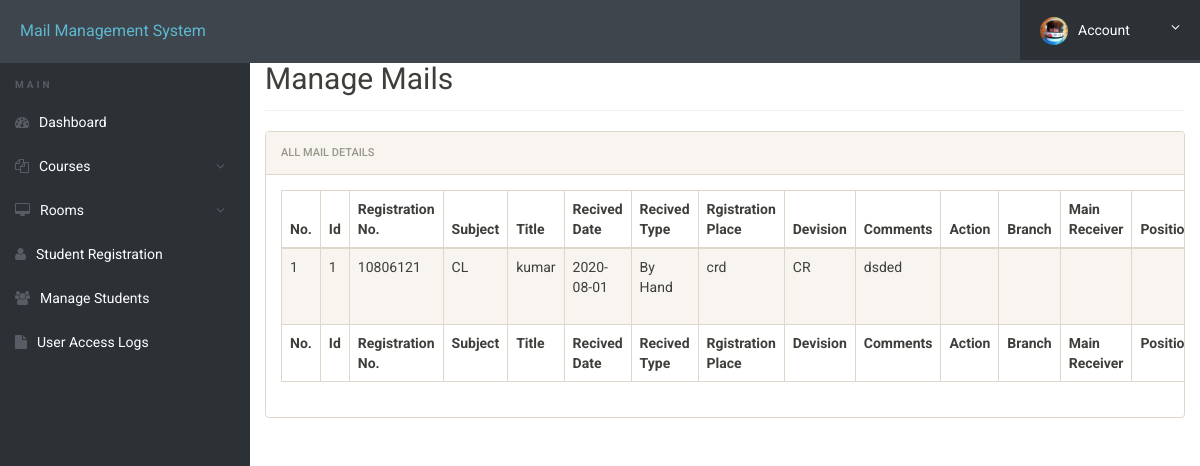
Page /admin/manage-rooms.php (signed in) on the earlier database version.
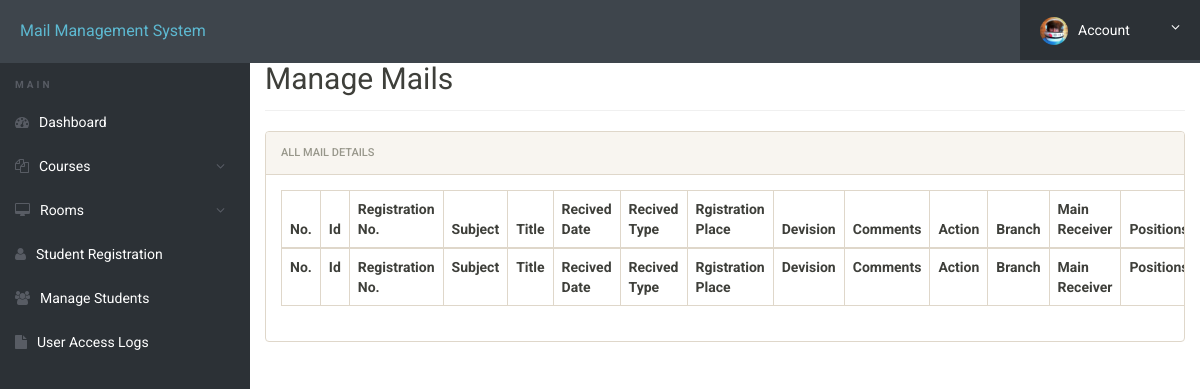
Same page on the later database version.
### tables this page shows
CREATE TABLE `registration` (
  `id` int(11) NOT NULL AUTO_INCREMENT,
  `recidate` date DEFAULT NULL,
  `devision` varchar(500) DEFAULT NULL,
  `regno` int(11) DEFAULT NULL,
  `subject` varchar(500) DEFAULT NULL,
  `title` varchar(500) DEFAULT NULL,
  `recitype` varchar(500) DEFAULT NULL,
  `regplace` varchar(250) DEFAULT NULL,
  `action` varchar(500) DEFAULT NULL,
  `comment` varchar(500) DEFAULT NULL,
  PRIMARY KEY (`id`)
);

### admin/manage-rooms.php (the view, shortened to what this page needs)
<?php
include('includes/config.php');
?>
<!doctype html>
<html lang="en" class="no-js">
<head>
	<link rel="stylesheet" href="css/font-awesome.min.css">
	<link rel="stylesheet" href="css/bootstrap.min.css">
	<link rel="stylesheet" href="css/dataTables.bootstrap.min.css">
	<link rel="stylesheet" href="css/bootstrap-social.css">
	<link rel="stylesheet" href="css/bootstrap-select.css">
	<link rel="stylesheet" href="css/fileinput.min.css">
	<link rel="stylesheet" href="css/awesome-bootstrap-checkbox.css">
	<link rel="stylesheet" href="css/style.css">
</head>
<body>
	<?php include('includes/header.php');?>
	<div class="ts-main-content">
			<?php include('includes/sidebar.php');?>
		<div class="content-wrapper">
			<div class="container-fluid">
				<div class="row">
					<div class="col-md-12">
						<h2 class="page-title" style="margin-top: 4%">Manage Mails</h2>
						<div class="panel panel-default">
							<div class="panel-heading">All Mail Details</div>
							<div class="panel-body">
								<table id="zctb" class="display table table-striped table-bordered table-hover" cellspacing="0" width="100%">
									<thead>
										<tr>
											<th>No.</th>
											<th>Id</th>
											<th>Registration No.</th>
											<th>Subject </th>
											<th>Title  </th>
											<th>Recived Date</th>
											<th>Recived Type </th>
											<th>Rgistration Place  </th>
											<th>Devision  </th>
											<th>Comments  </th>
											<th>Action  </th>
											<th>Branch  </th>
											<th>Main Receiver  </th>
											<th>Positions  </th>
										</tr>
									</thead>
									<tfoot>
										<tr>
											<th>No.</th>
											<th>Id</th>
											<th>Registration No.</th>
											<th>Subject </th>
											<th>Title </th>
											<th>Recived Date</th>
											<th>Recived Type </th>
											<th>Rgistration Place  </th>
											<th>Devision  </th>
											<th>Comments  </th>
											<th>Action  </th>
											<th>Branch  </th>
											<th>Main Receiver  </th>
											<th>Positions  </th>
									</tfoot>
									<tbody>
<?php
$ret="select * from registration";
$stmt= $mysqli->prepare($ret) ;
$stmt->execute() ;
$res=$stmt->get_result();
$cnt=1;
while($row=$res->fetch_object())
	  {
	  	?>
<tr><td><?php echo $cnt;;?></td>
<td><?php echo $row->id;?></td>
<td><?php echo $row->regno;?></td>
<td><?php echo $row->subject;?></td>
<td><?php echo $row->title;?></td>
<td><?php echo $row->recidate;?></td>
<td><?php echo $row->recitype;?></td>
<td><?php echo $row->regplace;?></td>
<td><?php echo $row->devision;?></td>
<td><?php echo $row->comment;?></td>
<td><?php echo $row->action;?></td>
<td><?php echo $row->branch;?></td>
<td><?php echo $row->mainreciver;?></td>
<td><?php echo $row->position;?></td>
										</tr>
									<?php
$cnt=$cnt+1;
									 } ?>
									</tbody>
								</table>
							</div>
						</div>
					</div>
				</div>
			</div>
		</div>
	</div>
</body>
</html>

### admin/includes/header.php (shortened to what this page needs)
<div class="brand clearfix">
    <a href="#" class="logo" style="font-size:16px;">Mail Management System</a>
    <ul class="ts-profile-nav">
        <li class="ts-account">
            <a href="#"><img src="img/ts-avatar.jpg" class="ts-avatar hidden-side" alt="">Account<i class="fa fa-angle-down hidden-side"></i></a>
        </li>
    </ul>
</div>

### admin/includes/sidebar.php (shortened to what this page needs)
<nav class="ts-sidebar">
    <ul class="ts-sidebar-menu">
        <li class="ts-label">Main</li>
        <li><a href="dashboard.php"><i class="fa fa-dashboard"></i>Dashboard</a></li>
        <li><a href="#"><i class="fa fa-files-o"></i>Courses</a>
        </li>
        <li><a href="#"><i class="fa fa-desktop"></i>Rooms</a>
        </li>
        <li><a href="registration.php"><i class="fa fa-user"></i>Student Registration</a></li>
        <li><a href="manage-students.php"><i class="fa fa-users"></i>Manage Students</a></li>
        <li><a href="access-log.php"><i class="fa fa-file"></i>User Access Logs</a></li>
    </ul>
</nav>

### admin/css/style.css (style rules this page uses)
html { font-size: 14px; }
@media only screen and (min-width: 480px) { html { font-size: 17px; } }
@media only screen and (min-width: 768px) { html { font-size: 14px; } }
body { font-size: 1em; }
a { color: #37a6c4; }
.panel { overflow: hidden; }
ul, li { margin: 0; padding: 0; list-style: none; }
.page-title { padding-bottom: 15px; margin-bottom: 20px; border-bottom: 1px solid #f0f0f0; }
.brand { background: #3e454c; position: relative; z-index: 3; position: fixed; width: 100%; top: 0; }
.brand .logo { box-sizing: border-box; padding: 20px; float: left; display: block; width: 200px; }
@media only screen and (min-width: 992px) { .brand .logo { width: 250px; } }
.brand .ts-profile-nav { float: right; display: none; }
.brand .ts-profile-nav li { float: left; position: relative; }
.brand .ts-profile-nav li a { display: block; padding: 20px; color: #fff; }
.brand .ts-profile-nav .ts-account .fa-angle-down { float: right; }
.brand .ts-profile-nav .ts-account > a { width: 180px; background: #2c3136; }
.brand .ts-profile-nav .ts-account .ts-avatar { border-radius: 50%; height: 28px; margin: -10px 0; margin-right: 10px; }
@media only screen and (min-width: 992px) { .brand .ts-profile-nav { display: block; } }
.ts-sidebar { background: #2c3136; max-height: 0; transition: max-height 0.3s; overflow: hidden; position: fixed; z-index: 2; width: 100%; bottom: 0; top: 60px; overflow-y: auto; }
@media only screen and (min-width: 992px) { .ts-sidebar { max-height: 100%; bottom: 0; } }
.ts-sidebar-menu .ts-label { color: #585c64; font-weight: bold; padding: 8px 15px; text-transform: uppercase; font-size: 10px; letter-spacing: 3px; margin-top: 10px; }
.ts-sidebar-menu a { display: block; text-decoration: none; padding: 12px 15px; color: #fff; }
.ts-sidebar-menu li { position: relative; }
.ts-sidebar-menu li i { color: #585c64; margin-right: 10px; }
.ts-main-content .content-wrapper { padding-top: 15px; margin-top: 10px; }
@media only screen and (min-width: 992px) { .ts-main-content .ts-sidebar { width: 250px; float: left; } }
@media only screen and (min-width: 992px) { .ts-main-content .content-wrapper { margin-left: 250px; } }

Differences in the rows shown:
removed registration: id "1", regno "10806121", subject "CL", title "kumar", recidate "2020-08-01", recitype "By Hand", regplace "crd", devision "CR", comment "dsded"
